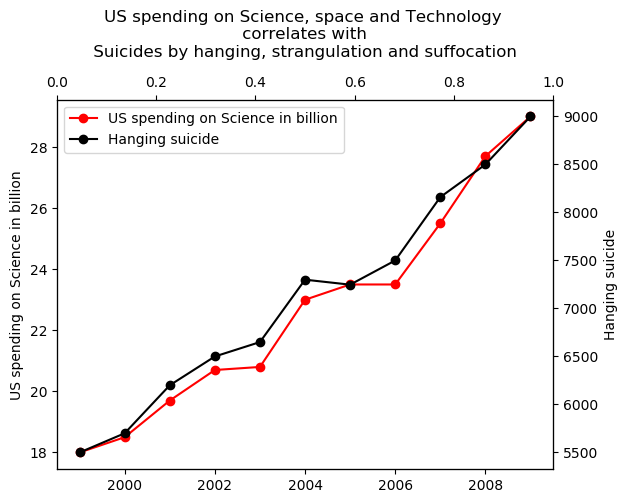

Python code for this plot:
import pandas as pd
import numpy as np
import matplotlib.pyplot as plt

df = pd.read_csv('data.csv', header=0)

fig = plt.figure()
ax1 = plt.gca()
line1, = ax1.plot(df['Year'], df['spending '], c='r', linestyle='-', marker='o')
ax2 = ax1.twinx()
line2, = ax2.plot(df['Year'], df['Suicides'], c = 'black', linestyle='-', marker='o')
ax1.set_ylabel("US spending on Science in billion")
ax2.set_ylabel("Hanging suicide")
ax2.legend((line1, line2),
           ("US spending on Science in billion", "Hanging suicide"))
ax2 = ax2.twiny()
ax2.set_title("US spending on Science, space and Technology \n correlates with \n Suicides by hanging, strangulation and suffocation \n\n")
fig.savefig('task21.png',bbox_inches='tight')
plt.show(block=True)